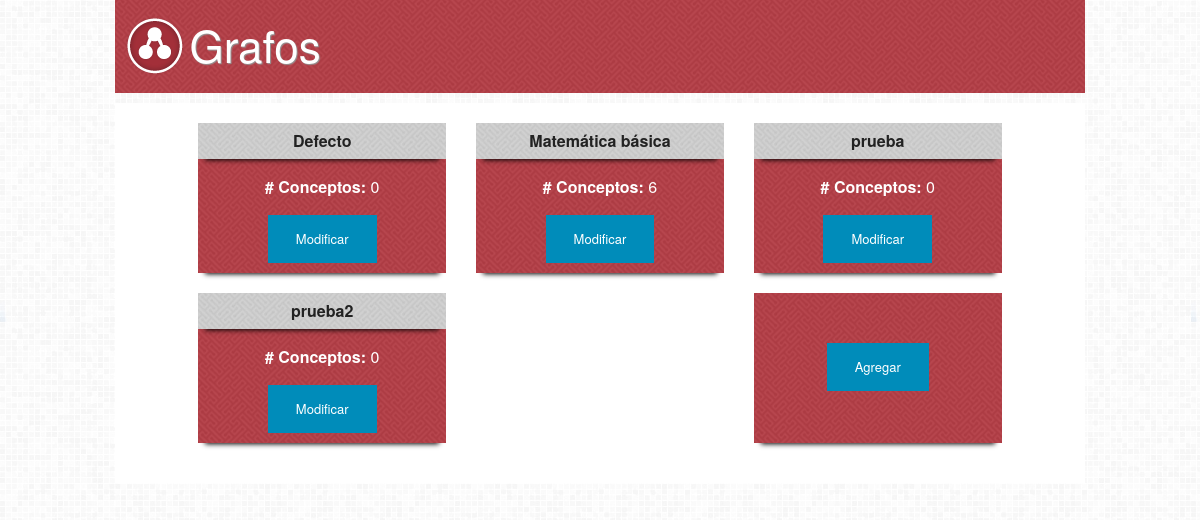
Page /aprendeci/grafos/ on the committed database.
### Aprendeci/models.py (models this page shows, shortened)
class Grafo(models.Model):
    nombre = models.CharField(max_length=100)
    descripcion = models.CharField(max_length=500)
    grafoPadre = models.ForeignKey("self", blank=True, null=True)
    def numero_de_conceptos(self):
        numConceptos = self.concepto_set.all().count()
        return numConceptos

### Aprendeci/views.py (the view)
class GrafosView(ListView):
    model = Grafo
    template_name = "aprendeci/grafo/lista.html"

### Aprendeci/templates/Aprendeci/grafo/lista.html (shortened to what this page needs)
{% extends "_layouts/base.html" %}
{% load staticfiles %}
{% block styles %}
    <link rel="stylesheet" href="{% static "css/style.css" %}" />
{% endblock %}
{% block content %}
    <div class="row">
        <div class="small-12 columns">
            <div id="encabezado">
                <img class="icon" alt="grafo" src="{% static "img/icons/grafo.png" %}" />
                <h1>Grafos</h1>
            </div>
        </div>
    </div>
    <div class="row">
        <div class="small-12 columns">
            <div class="content">
                <div class="row">
                    <div class="small-10 small-centered columns">
                        {% for grafo in grafo_list %}
                            {% if forloop.counter0|divisibleby:"3" %}
                                {% if forloop.counter0 > 0 %}
                                    </div>
                                {% endif %}
                                <div class="row">
                            {% endif %}
                            <div class="small-4 columns">
                                <div class="grafoItem">
                                    <div class="nombre">{{ grafo.nombre }}</div>
                                    <div class="conceptos"><span># Conceptos: </span>{{ grafo.numero_de_conceptos }}</div>
                                    <a href="{% url "Aprendeci:grafo" grafo.id %}" class="button small">Modificar</a>
                                </div>
                            </div>
                            {% if forloop.last %}
                                {% if forloop.counter|divisibleby:"3" %}
                                    </div>
                                    <div class="row">
                                        <div class="small-4 columns">
                                            <div class="grafoItem">
                                                <a href="{% url "admin:Aprendeci_grafo_add" %}" class="button small agregar">Agregar</a>
                                            </div>
                                        </div>
                                    </div>
                                {% else %}
                                    <div class="small-4 columns">
                                        <div class="grafoItem">
                                            <a href="{% url "admin:Aprendeci_grafo_add" %}" class="button small agregar">Agregar</a>
                                        </div>
                                    </div>
                                    </div>
                                {% endif %}
                            {% endif %}
                        {% endfor %}
                    </div>
                </div>
            </div>
        </div>
    </div>
{% endblock %}

### assets/css/style.css (style rules this page uses)
body { background-image: url("../img/bg.png"); padding: 0; margin: 0; }
h1 { color: #FFF; display: inline-block; font-family: "Helvetica Neue","Helvetica",Helvetica,Arial,sans-serif; font-size: 2.75rem; font-style: normal; font-weight: normal; text-shadow: 1px 1px 1px #959595; vertical-align: middle; }
img { display: inline-block; vertical-align: middle; }
.content { background-color: white; margin: 10px auto; padding: 20px 0px; }
#encabezado { background-color: #A22F38; background-image: url("../img/mazeRed.png"); padding: 10px; }
.grafoItem { background-color: #A22F38; background-image: url("../img/mazeRed.png"); box-shadow: 0px 8px 5px -7px #000; height: 150px; margin: 0px 0px 20px; text-align: center; }
.grafoItem .nombre { background-color: #FFF; background-image: url("../img/mazeWhite.png"); box-shadow: 0px 8px 5px -7px #000; font-weight: bold; padding: 10px 0px; }
.grafoItem .conceptos { color: white; margin: 20px 0px; }
.grafoItem .conceptos span { font-weight: bold; }
.grafoItem .agregar { margin-top: 50px; }

### rows in the picture
Grafo: nombre "Defecto", numero_de_conceptos "0"
Grafo: nombre "Matemática básica", numero_de_conceptos "6"
Grafo: nombre "prueba", numero_de_conceptos "0"
Grafo: nombre "prueba2", numero_de_conceptos "0"
